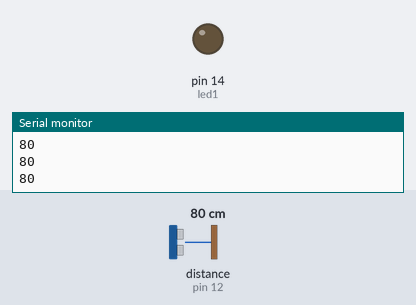
A sketch run on a simulated Arduino Uno, built with avr-gcc and run on an emulated ATmega328P. On the bench: output pins drawn as LEDs (lit = HIGH), the last lines printed to the serial monitor. Wiring (inferred from the names in the program): ultrasonic range finder: trigger pin 13; echo pin 12. The test bench sets the inputs (shaded band); at power-on: distance to the obstacle (sensor on pin 12) 80 cm. The echo pulse lasts 58.3 µs per cm; pins used as bus, display or sensor lines are not drawn.

Above: at 1.2 s.
1.3 s: distance to the obstacle (sensor on pin 12) set to 2 cm
At 2.2 s:
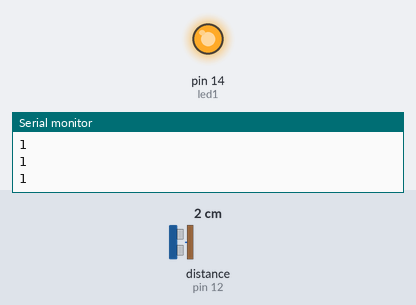
2.8 s: distance to the obstacle (sensor on pin 12) set to 46 cm
4.3 s: distance to the obstacle (sensor on pin 12) set to 56 cm
At 4.7 s:
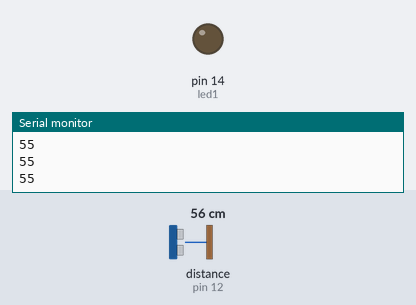
5.8 s: distance to the obstacle (sensor on pin 12) set to 4 cm
At 6.9 s:
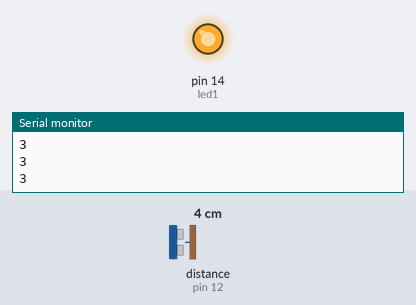
Timing chart, 0 to 8.3 s (numbered marks = the images above; inputs shaded):
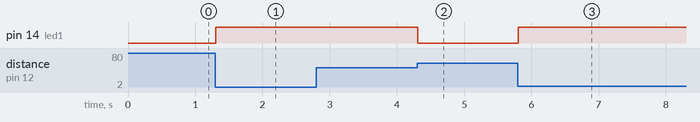

Measured:
- the behaviour switches between 51 and 52 cm on distance to the obstacle (sensor on pin 12) (found by bisection; images 1 and 2)
- after the input at 1.3 s, pin 14 (led1): LOW → HIGH at once
- after the input at 4.3 s, pin 14 (led1): HIGH → LOW at once
- after the input at 5.8 s, pin 14 (led1): LOW → HIGH at once

The sketch:

sketch_aug16a.ino
```cpp
/*#include <DHT.h>
#define DHTPIN 13
#define DHTTYPE DHT11
DHT dht(DHTPIN, DHTTYPE);

void setup(){
  Serial.begin(9600);
  dht.begin();
  Serial.println("Checkt DHT Sensor");
}

void loop(){
  delay(1000);
  float temperature = dht.readTemperature();
  float humadity = dht.readHumidity();

    if(isnan(humadity) || isnan(temperature)){
      Serial.println("Failed to read from DHT sensor");
      return;
    }

    float hic = dht.computeHeatIndex(temperature,humadity,false);

    Serial.print("Temperature: ");
    Serial.print(temperature);
    Serial.print("c \t");
    Serial.print("Humadity: ");
    Serial.print(humadity);
    Serial.print("%");
    Serial.println("");
    delay(1000);

}*/

#define trigPin 13
#define echoPin 12
#define led1 14

void setup(){
  Serial.begin(9600);
  pinMode(trigPin, OUTPUT);
  pinMode(echoPin, INPUT);
  pinMode(led1,OUTPUT);
}

void loop(){
  long duration, distance;
  digitalWrite(trigPin,LOW);
  delayMicroseconds(2);

  digitalWrite(trigPin,HIGH);
  delayMicroseconds(10);

  digitalWrite(trigPin,LOW);
  duration = pulseIn(echoPin,HIGH);

  distance = (duration/2)/29.1;
  Serial.println(distance);

  if(distance <= 50){
    digitalWrite(led1,HIGH);
  }
  else{
    digitalWrite(led1,LOW);
  }

 }
```
